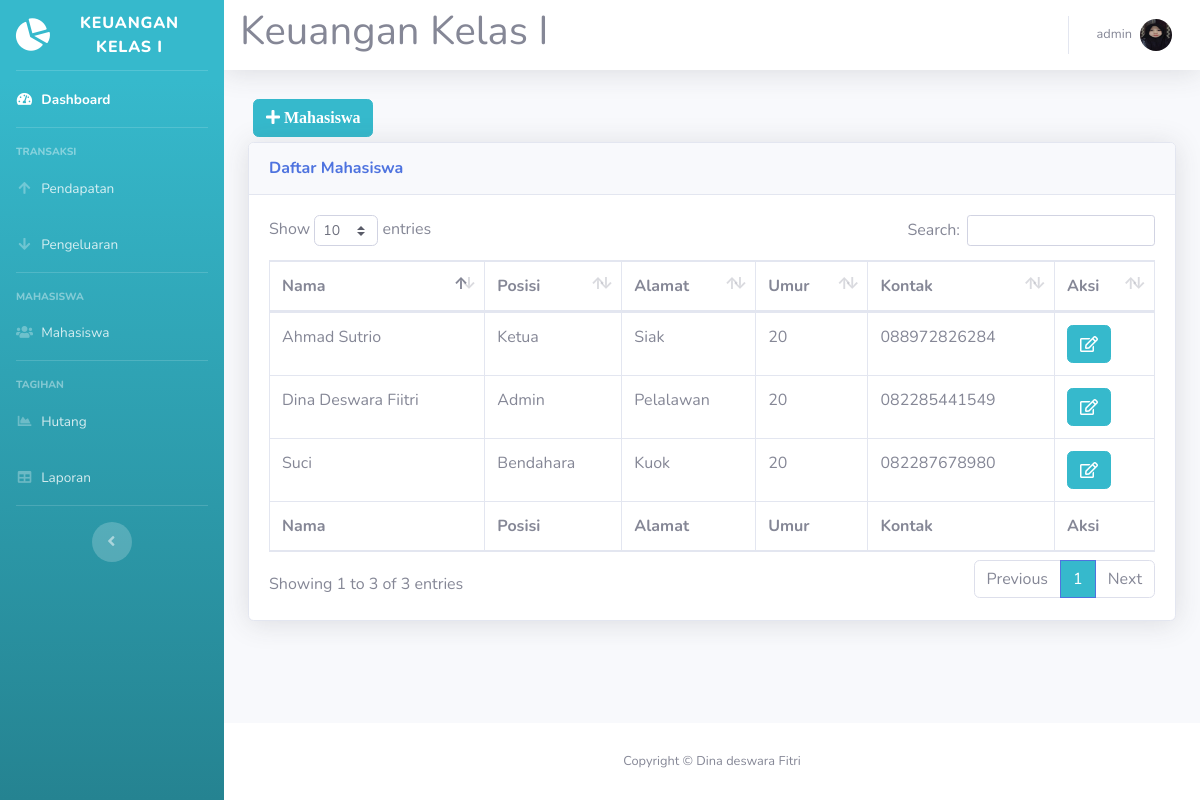
Page /mahasiswa.php (signed in) on the committed database.
### tables this page shows
CREATE TABLE `mahasiswa` (
  `id_mahasiswa` int(11) NOT NULL,
  `nama` varchar(40) NOT NULL,
  `posisi` varchar(40) NOT NULL,
  `alamat` varchar(40) NOT NULL,
  `umur` int(11) NOT NULL,
  `kontak` varchar(40) NOT NULL
);

### mahasiswa.php (the view, shortened to what this page needs)
<!DOCTYPE html>
<html lang="en">
<head>
  <link href="vendor/fontawesome-free/css/all.min.css" rel="stylesheet" type="text/css">
  <link href="css/sb-admin-2.min.css" rel="stylesheet">
  <link href="vendor/datatables/dataTables.bootstrap4.min.css" rel="stylesheet">
</head>
<body id="page-top">
<?php require 'koneksi.php'; ?>
<?php require 'sidebar.php'; ?>
      <div id="content">
<?php require 'navbar.php'; ?>
        <div class="container-fluid">
<button type="button" class="btn btn-info" style="margin:5px" data-toggle="modal" data-target="#myModalTambah"><i class="fa fa-plus"> Mahasiswa</i></button><br>
          <div class="card shadow mb-4">
            <div class="card-header py-3">
              <h6 class="m-0 font-weight-bold text-primary">Daftar Mahasiswa</h6>
            </div>
            <div class="card-body">
              <div class="table-responsive">
                <table class="table table-bordered" id="dataTable" width="100%" cellspacing="0">
                  <thead>
                    <tr>
                      <th>Nama</th>
                      <th>Posisi</th>
                      <th>Alamat</th>
                      <th>Umur</th>
                      <th>Kontak</th>
                      <th>Aksi</th>
                    </tr>
                  </thead>
                  <tfoot>
                    <tr>
                      <th>Nama</th>
                      <th>Posisi</th>
                      <th>Alamat</th>
                      <th>Umur</th>
                      <th>Kontak</th>
                      <th>Aksi</th>
                    </tr>
                  </tfoot>
                  <tbody>
				  <?php
$query = mysqli_query($koneksi,"SELECT * FROM mahasiswa");
while ($data = mysqli_fetch_assoc($query))
{
?>
                    <tr>
                      <td><?=$data['nama']?></td>
                      <td><?=$data['posisi']?></td>
                      <td><?=$data['alamat']?></td>
                      <td><?=$data['umur']?></td>
                      <td><?=$data['kontak']?></td>
					  <td>
<a href="#" type="button" class=" fa fa-edit btn btn-info btn-md" data-toggle="modal" data-target="#myModal<?php echo $data['id_mahasiswa']; ?>"></a>
</td>
</tr>
  </div>
<?php
}
?>
              </div>
            </div>
          </div>
        </div>
<?php require 'footer.php'?>
</body>
</html>

### rows in the picture
mahasiswa: nama "Suci", posisi "Bendahara", alamat "Kuok", umur "20", kontak "082287678980"
mahasiswa: nama "Ahmad Sutrio", posisi "Ketua", alamat "Siak", umur "20", kontak "088972826284"
mahasiswa: nama "Dina Deswara Fiitri", posisi "Admin", alamat "Pelalawan", umur "20", kontak "082285441549"

### other values in the picture
$_SESSION['nama'] "admin"
